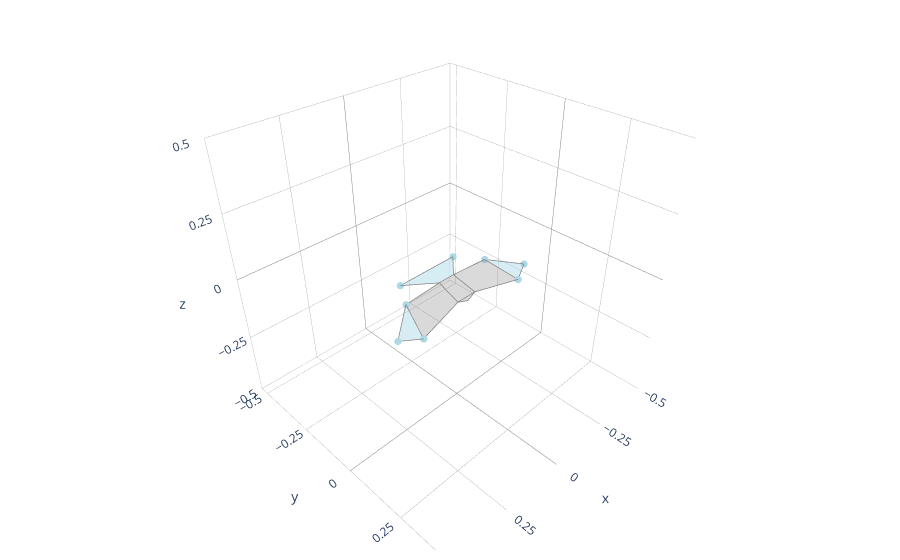

The code cell stored with this chart in its notebook:
### Code cell
plot_plotly(hawk3d)

### Figure 1 — Plotly figure (JSON) as saved in the notebook; plotly's stock layout.template omitted (floating-point values rounded to 4 significant figures)
{"data": [{"color": "lightblue", "hoverinfo": "none", "opacity": 0.5, "type": "mesh3d", "x": [-0.2977, -0.2242, -0.1848], "y": [0.0377, 0.07329, -0.04977], "z": [-0.04206, -0.05478, -0.01064]}, {"hoverinfo": "none", "line": {"color": "grey", "width": 1.5}, "mode": "lines", "name": "", "type": "scatter3d", "x": [-0.2977, -0.2242, -0.1848, -0.2977], "y": [0.0377, 0.07329, -0.04977, 0.0377], "z": [-0.04206, -0.05478, -0.01064, -0.04206]}, {"color": "lightblue", "hoverinfo": "none", "opacity": 0.5, "type": "mesh3d", "x": [0.2977, 0.2242, 0.1848], "y": [0.0377, 0.07329, -0.04977], "z": [-0.04206, -0.05478, -0.01064]}, {"hoverinfo": "none", "line": {"color": "grey", "width": 1.5}, "mode": "lines", "name": "", "type": "scatter3d", "x": [0.2977, 0.2242, 0.1848, 0.2977], "y": [0.0377, 0.07329, -0.04977, 0.0377], "z": [-0.04206, -0.05478, -0.01064, -0.04206]}, {"color": "grey", "hoverinfo": "none", "opacity": 0.3, "type": "mesh3d", "x": [-0.2242, -0.1848, -0.03333, -0.04], "y": [0.07329, -0.04977, -0.05333, 0.04], "z": [-0.05478, -0.01064, -0.003333, -0.03]}, {"hoverinfo": "none", "line": {"color": "grey", "width": 1.5}, "mode": "lines", "name": "", "type": "scatter3d", "x": [-0.2242, -0.1848, -0.03333, -0.04, -0.2242], "y": [0.07329, -0.04977, -0.05333, 0.04, 0.07329], "z": [-0.05478, -0.01064, -0.003333, -0.03, -0.05478]}, {"color": "grey", "hoverinfo": "none", "opacity": 0.3, "type": "mesh3d", "x": [0.2242, 0.1848, 0.03333, 0.04], "y": [0.07329, -0.04977, -0.05333, 0.04], "z": [-0.05478, -0.01064, -0.003333, -0.03]}, {"hoverinfo": "none", "line": {"color": "grey", "width": 1.5}, "mode": "lines", "name": "", "type": "scatter3d", "x": [0.2242, 0.1848, 0.03333, 0.04, 0.2242], "y": [0.07329, -0.04977, -0.05333, 0.04, 0.07329], "z": [-0.05478, -0.01064, -0.003333, -0.03, -0.05478]}, {"color": "grey", "hoverinfo": "none", "opacity": 0.3, "type": "mesh3d", "x": [0.04, -0.04, -0.03333, 0.03333], "y": [0.04, 0.04, -0.05333, -0.05333], "z": [-0.03, -0.03, -0.003333, -0.003333]}, {"hoverinfo": "none", "line": {"color": "grey", "width": 1.5}, "mode": "lines", "name": "", "type": "scatter3d", "x": [0.04, -0.04, -0.03333, 0.03333, 0.04], "y": [0.04, 0.04, -0.05333, -0.05333, 0.04], "z": [-0.03, -0.03, -0.003333, -0.003333, -0.03]}, {"color": "grey", "hoverinfo": "none", "opacity": 0.3, "type": "mesh3d", "x": [0.04, 2.495e-05, -0.04], "y": [0.04, 0.047, 0.04], "z": [-0.03, -0.04113, -0.03]}, {"hoverinfo": "none", "line": {"color": "grey", "width": 1.5}, "mode": "lines", "name": "", "type": "scatter3d", "x": [0.04, 2.495e-05, -0.04, 0.04], "y": [0.04, 0.047, 0.04, 0.04], "z": [-0.03, -0.04113, -0.03, -0.03]}, {"color": "lightblue", "hoverinfo": "none", "opacity": 0.5, "type": "mesh3d", "x": [0.124, -0.124, -0.03333, 0.03333], "y": [-0.146, -0.146, -0.05333, -0.05333], "z": [-0.0158, -0.0158, -0.003333, -0.003333]}, {"hoverinfo": "none", "line": {"color": "grey", "width": 1.5}, "mode": "lines", "name": "", "type": "scatter3d", "x": [0.124, -0.124, -0.03333, 0.03333, 0.124], "y": [-0.146, -0.146, -0.05333, -0.05333, -0.146], "z": [-0.0158, -0.0158, -0.003333, -0.003333, -0.0158]}, {"hoverinfo": "none", "marker": {"color": "lightblue", "opacity": 1, "size": 2.5}, "mode": "markers", "type": "scatter3d", "x": [-0.2977, 0.2977, -0.2242, 0.2242, -0.1848, 0.1848, -0.124, 0.124], "y": [0.0377, 0.0377, 0.07329, 0.07329, -0.04977, -0.04977, -0.146, -0.146], "z": [-0.04206, -0.04206, -0.05478, -0.05478, -0.01064, -0.01064, -0.0158, -0.0158]}], "layout": {"margin": {"b": 10, "l": 10, "r": 10, "t": 10}, "scene": {"aspectmode": "cube", "aspectratio": {"x": 1, "y": 1, "z": 1}, "xaxis": {"backgroundcolor": "white", "dtick": 0.25, "gridcolor": "grey", "gridwidth": 0.5, "range": [-0.5, 0.5], "showbackground": true, "zerolinecolor": "grey"}, "yaxis": {"backgroundcolor": "white", "dtick": 0.25, "gridcolor": "grey", "gridwidth": 0.5, "range": [-0.5364, 0.4636], "showbackground": true, "zerolinecolor": "grey"}, "zaxis": {"backgroundcolor": "white", "dtick": 0.25, "gridcolor": "grey", "gridwidth": 0.5, "range": [-0.5, 0.5], "showbackground": true, "zerolinecolor": "grey"}}, "showlegend": false}}
